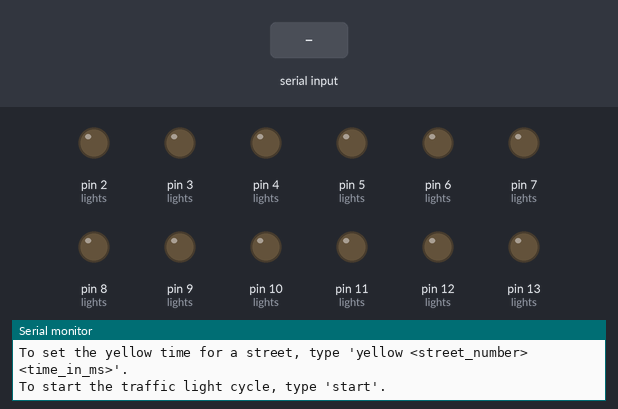
This sketch was run on a simulated Arduino Uno, built with avr-gcc and run on an emulated ATmega328P. Parts: output pins drawn as LEDs (lit = HIGH), the last lines printed to the serial monitor. The inputs (shaded band) are chosen by the test bench.

Above: at 1.4 s.
1.5 s: "start\n" received over Serial
At 2.8 s:
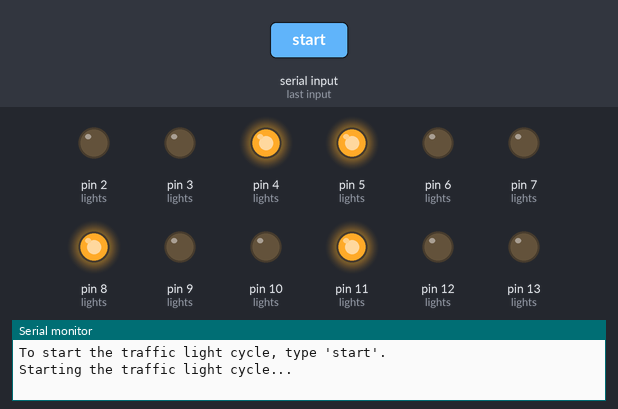
At 7.8 s:
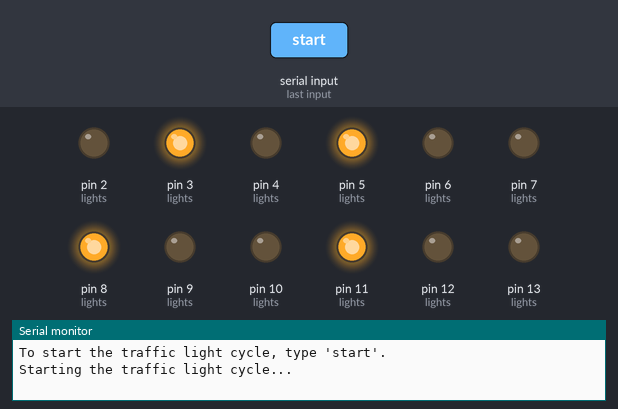
Timing chart, 0 to 17.0 s (numbered marks = the images above; inputs shaded):
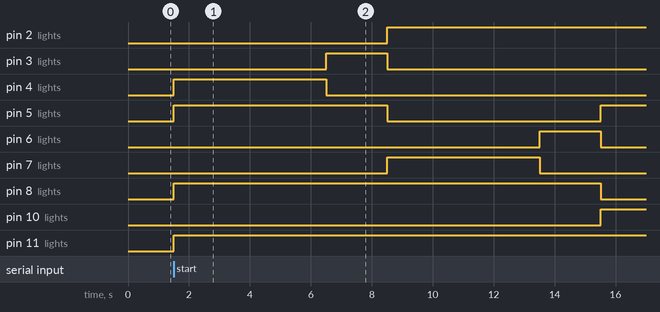

Measured:
- after the input at 1.5 s, pin 2 (lights): LOW → HIGH after 7.0 s; pin 3 (lights): LOW → HIGH after 5.0 s, → LOW 2.0 s later; pin 4 (lights): LOW → HIGH at once, → LOW 5.0 s later; pin 5 (lights): LOW → HIGH at once, → LOW 7.0 s later, → HIGH 7.0 s later; pin 6 (lights): LOW → HIGH after 12.0 s, → LOW 2.0 s later

The sketch:

traffic_light.ino
```cpp
// Define traffic light pins for 4 signals (Red, Yellow, Green)
int lights[4][3] = {
  {2, 3, 4},   // Signal 1 (Red, Yellow, Green)
  {5, 6, 7},   // Signal 2 (Red, Yellow, Green)
  {8, 9, 10},  // Signal 3 (Red, Yellow, Green)
  {11, 12, 13} // Signal 4 (Red, Yellow, Green)
};

// Declare time variables for each signal's green and yellow light durations
int greenTimes[4] = {5000, 5000, 5000, 5000};  // Green light durations for all 4 signals
int yellowTimes[4] = {2000, 2000, 2000, 2000}; // Yellow light durations for all 4 signals

void setup() {
  // Initialize Serial communication at 9600 baud
  Serial.begin(9600);

  // Set all traffic light pins as OUTPUT
  for (int i = 0; i < 4; i++) {
    for (int j = 0; j < 3; j++) {
      pinMode(lights[i][j], OUTPUT);
    }
  }

  // Display instructions for the user in the Serial Monitor
  Serial.println("Traffic Light Controller");
  Serial.println("You can set the green and yellow light durations for each street.");
  Serial.println("To set the green time for a street, type 'green <street_number> <time_in_ms>'.");
  Serial.println("To set the yellow time for a street, type 'yellow <street_number> <time_in_ms>'.");
  Serial.println("To start the traffic light cycle, type 'start'.");
}

void loop() {
  // Check if there is incoming data in the Serial buffer
  if (Serial.available() > 0) {
    String input = Serial.readStringUntil('\n'); // Read user input until a newline character

    // Check for 'green' command to set green light time for a specific signal
    if (input.startsWith("green")) {
      int streetNum = input.charAt(6) - '0'; // Extract street number (0-3)
      int time = input.substring(8).toInt(); // Extract time in ms
      if (streetNum >= 0 && streetNum < 4) {
        greenTimes[streetNum] = time;
        Serial.print("Green light time for Street ");
        Serial.print(streetNum + 1);
        Serial.print(" set to: ");
        Serial.println(time);
      } else {
        Serial.println("Invalid street number! Use numbers 0-3.");
      }
    }

    // Check for 'yellow' command to set yellow light time for a specific signal
    if (input.startsWith("yellow")) {
      int streetNum = input.charAt(7) - '0'; // Extract street number (0-3)
      int time = input.substring(9).toInt(); // Extract time in ms
      if (streetNum >= 0 && streetNum < 4) {
        yellowTimes[streetNum] = time;
        Serial.print("Yellow light time for Street ");
        Serial.print(streetNum + 1);
        Serial.print(" set to: ");
        Serial.println(time);
      } else {
        Serial.println("Invalid street number! Use numbers 0-3.");
      }
    }

    // Start the traffic light cycle if the user types "start"
    if (input == "start") {
      Serial.println("Starting the traffic light cycle...");
      startTrafficLightCycle();
    }
  }
}

void startTrafficLightCycle() {
  while (true) {
    for (int i = 0; i < 4; i++) {
      controlTrafficLights(i);
    }
  }
}

void controlTrafficLights(int activeStreet) {
  // Turn all signals to RED first
  for (int i = 0; i < 4; i++) {
    digitalWrite(lights[i][0], HIGH);  // RED ON
    digitalWrite(lights[i][1], LOW);   // YELLOW OFF
    digitalWrite(lights[i][2], LOW);   // GREEN OFF
  }

  // Activate GREEN for the current street
  digitalWrite(lights[activeStreet][0], LOW);  // RED OFF
  digitalWrite(lights[activeStreet][2], HIGH); // GREEN ON
  delay(greenTimes[activeStreet]); // Green light duration based on user input

  // Turn on YELLOW for the warning
  digitalWrite(lights[activeStreet][2], LOW);  // GREEN OFF
  digitalWrite(lights[activeStreet][1], HIGH); // YELLOW ON
  delay(yellowTimes[activeStreet]); // Yellow light duration based on user input

  // Turn off YELLOW before switching to next street
  digitalWrite(lights[activeStreet][1], LOW); // YELLOW OFF
}
```
